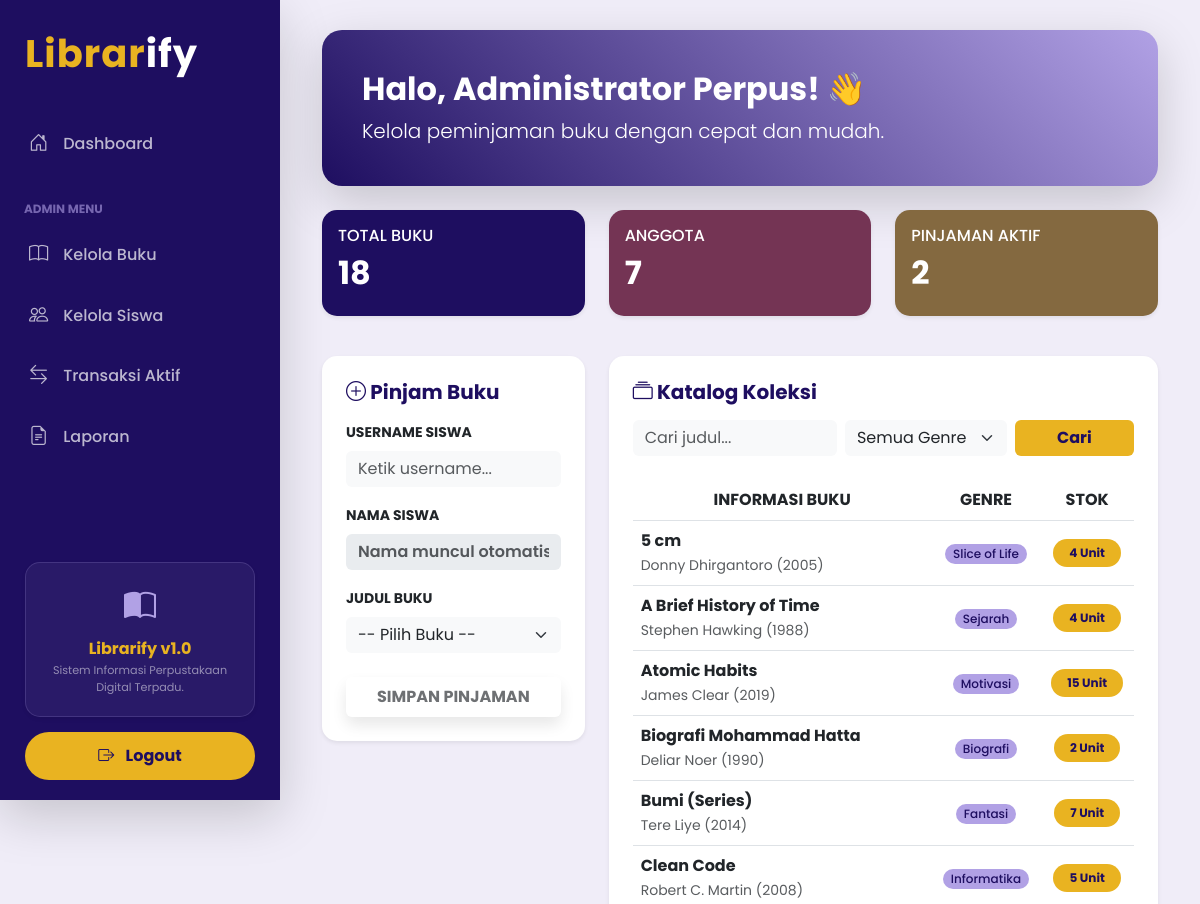
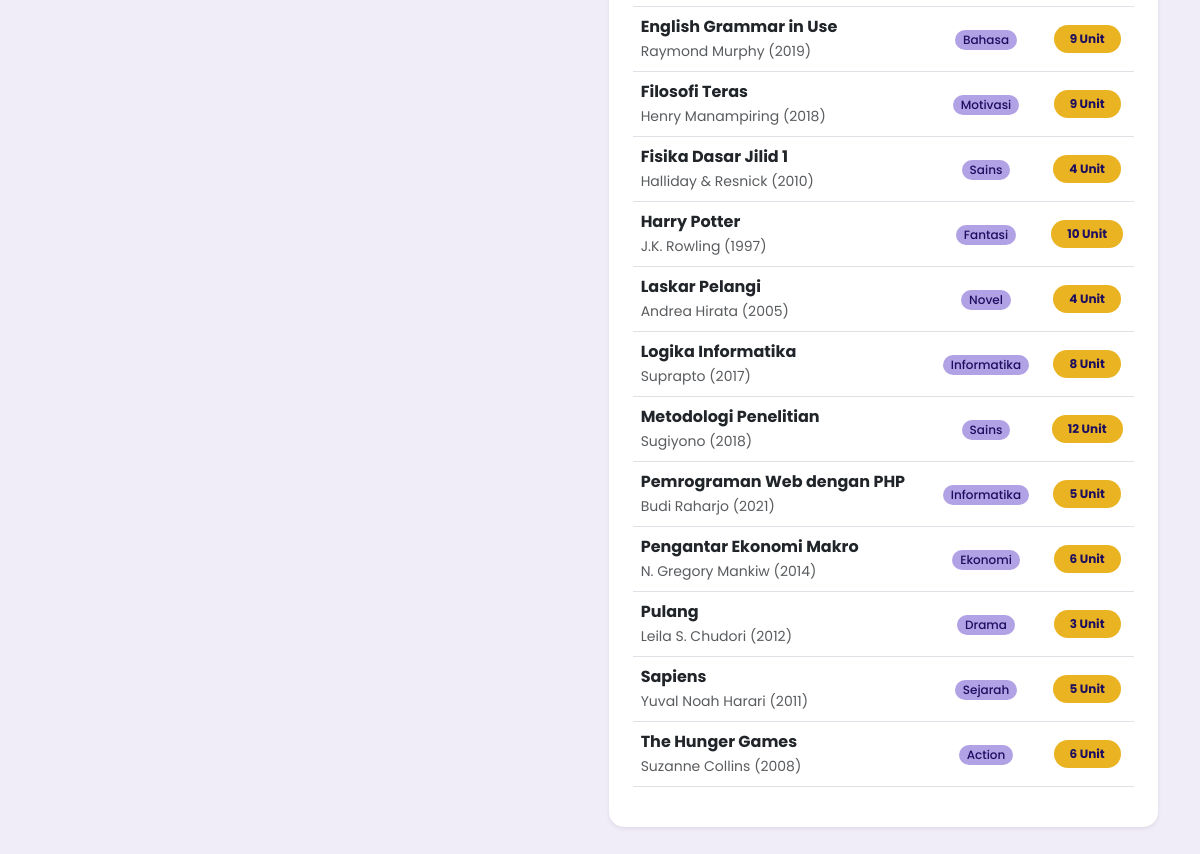
Page /get_siswa.php (signed in) on the committed database (2 pictures, top to bottom).
### tables this page shows
CREATE TABLE `buku` (
  `id_buku` varchar(20) NOT NULL,
  `judul` varchar(150) NOT NULL,
  `genre` varchar(50) NOT NULL,
  `pengarang` varchar(100) NOT NULL,
  `penerbit` varchar(100) NOT NULL,
  `tahun_terbit` varchar(4) NOT NULL,
  `stok` int(11) NOT NULL
);

### get_siswa.php (the view, shortened to what this page needs)
<?php
$level = isset($_SESSION['level']) ? $_SESSION['level'] : '';
$nama_user = $_SESSION['nama'];
include 'koneksi.php';
$keyword = isset($_GET['cari']) ? mysqli_real_escape_string($conn, $_GET['cari']) : '';
$sql_katalog = "SELECT * FROM buku WHERE 1=1";
$sql_katalog .= " ORDER BY judul ASC";
$res = mysqli_query($conn, $sql_katalog);
if ($level == 'admin') {
    $total_buku = mysqli_fetch_assoc(mysqli_query($conn, "SELECT COUNT(*) as total FROM buku"))['total'];
    $total_siswa = mysqli_fetch_assoc(mysqli_query($conn, "SELECT COUNT(*) as total FROM anggota"))['total'];
    $pinjam_aktif = mysqli_fetch_assoc(mysqli_query($conn, "SELECT COUNT(*) as total FROM peminjaman WHERE status='pinjam'"))['total'];
} else {
    $pinjam_saya_res = mysqli_query($conn, "SELECT COUNT(*) as total FROM peminjaman JOIN anggota ON peminjaman.id_anggota = anggota.id_anggota WHERE anggota.nama = '$nama_user' AND status='pinjam'");
    $pinjam_saya = mysqli_fetch_assoc($pinjam_saya_res)['total'];
}
?>
<!DOCTYPE html>
<html lang="id">
<head>
    <link rel="stylesheet" href="https://cdn.jsdelivr.net/npm/bootstrap@5.3.0/dist/css/bootstrap.min.css">
    <link rel="stylesheet" href="https://cdn.jsdelivr.net/npm/bootstrap-icons@1.11.0/font/bootstrap-icons.css">
</head>
<body>
    <?php include 'menu.php'; ?>
    <div class="container pb-5">
        <div class="welcome-section shadow-lg mb-4">
            <h2 class="fw-bold">Halo, <?= $nama_user; ?>! 👋</h2>
            <p class="lead mb-0">Kelola peminjaman buku dengan cepat dan mudah.</p>
        </div>
        <div class="row mb-4">
            <?php if ($level == 'admin') : ?>
                <div class="col-md-4">
                    <div class="card card-stat p-3 shadow-sm mb-3" style="background-color: #1e0e60;">
                        <h6>TOTAL BUKU</h6>
                        <h2 class="fw-bold"><?= $total_buku; ?></h2>
                    </div>
                </div>
                <div class="col-md-4">
                    <div class="card card-stat p-3 shadow-sm mb-3" style="background-color: #743454;">
                        <h6>ANGGOTA</h6>
                        <h2 class="fw-bold"><?= $total_siswa; ?></h2>
                    </div>
                </div>
                <div class="col-md-4">
                    <div class="card card-stat p-3 shadow-sm mb-3" style="background-color: #846940;">
                        <h6>PINJAMAN AKTIF</h6>
                        <h2 class="fw-bold"><?= $pinjam_aktif; ?></h2>
                    </div>
                </div>
            <?php endif; ?>
        </div>
        <div class="row align-items-start">
            <?php if ($level == 'admin') : ?>
                <div class="col-md-4 mb-4">
                    <div class="card shadow-sm p-4">
                        <h5 class="fw-bold mb-3" style="color: #1e0e60;"><i class="bi bi-plus-circle"></i> Pinjam Buku</h5>
                        <form action="proses_pinjam.php" method="POST">
                            <div class="mb-3">
                                <label class="form-label small fw-bold">USERNAME SISWA</label>
                                <input type="text" id="input_username" class="form-control border-0 bg-light" placeholder="Ketik username..." required autocomplete="off">
                            </div>
                            <div class="mb-3">
                                <label class="form-label small fw-bold">NAMA SISWA</label>
                                <input type="text" id="display_nama" class="form-control border-0 input-readonly" placeholder="Nama muncul otomatis..." readonly>
                            </div>
                            <div class="mb-4">
                                <label class="form-label small fw-bold">JUDUL BUKU</label>
                                <select name="id_buku" class="form-select bg-light border-0" required>
                                    <option value="">-- Pilih Buku --</option>
                                </select>
                            </div>
                            <button type="submit" id="btn_submit" class="btn btn-custom w-100 py-2 shadow" disabled>SIMPAN PINJAMAN</button>
                        </form>
                    </div>
                </div>
            <?php endif; ?>
            <div class="<?= ($level == 'admin') ? 'col-md-8' : 'col-md-12'; ?>">
                <div class="card shadow-sm p-4">
                    <div class="mb-4">
                        <h5 class="fw-bold" style="color: #1e0e60;"><i class="bi bi-collection"></i> Katalog Koleksi</h5>
                        <form method="GET" class="row g-2 mt-2">
                            <div class="col-md-5"><input type="text" name="cari" class="form-control border-0 bg-light" placeholder="Cari judul..." value="<?= htmlspecialchars($keyword); ?>"></div>
                            <div class="col-md-4">
                                <select name="genre" class="form-select border-0 bg-light">
                                    <option value="">Semua Genre</option>
                                </select>
                            </div>
                            <div class="col-md-3"><button type="submit" class="btn btn-custom w-100">Cari</button></div>
                        </form>
                    </div>
                    <div class="table-responsive">
                        <table class="table table-hover align-middle">
                            <thead class="text-center" style="background-color: #1e0e60; color: white;">
                                <tr>
                                    <th>INFORMASI BUKU</th>
                                    <th>GENRE</th>
                                    <th>STOK</th>
                                </tr>
                            </thead>
                            <tbody>
                                <?php while ($row = mysqli_fetch_assoc($res)) :
                                    $badge = ($row['stok'] > 0) ? 'background-color: #e9b321; color: #1e0e60;' : 'background-color: #743454; color: white;';
                                ?>
                                    <tr>
                                        <td>
                                            <div class="fw-bold"><?= $row['judul']; ?></div><small class="text-muted"><?= $row['pengarang']; ?> (<?= $row['tahun_terbit']; ?>)</small>
                                        </td>
                                        <td class="text-center"><span class="badge rounded-pill badge-genre"><?= $row['genre']; ?></span></td>
                                        <td class="text-center"><span class="badge rounded-pill px-3 py-2" style="<?= $badge ?>"><?= $row['stok']; ?> Unit</span></td>
                                    </tr>
                                <?php endwhile; ?>
                            </tbody>
                        </table>
                    </div>
                </div>
            </div>
        </div>
    </div>
    </div>
</body>
</html>

### get_siswa.php (style rules this page uses)
body { font-family: 'Poppins', sans-serif; background-color: #f0edf8; }
.welcome-section { background: linear-gradient(45deg, #1e0e60, #b1a1e5); color: white; padding: 40px; border-radius: 20px; }
.card-stat { border: none; border-radius: 15px; color: white; transition: 0.3s; }
.card { border: none; border-radius: 15px; }
.btn-custom { background-color: #e9b321; color: #1e0e60; font-weight: bold; border: none; }
.badge-genre { background-color: #b1a1e5; color: #1e0e60; font-weight: 500; }
.input-readonly { background-color: #e9ecef !important; font-weight: 600; color: #1e0e60; }

### menu.php (style rules this page uses)
body { display: flex; min-height: 100vh; overflow-x: hidden; }

### rows in the picture
buku: judul "5 cm", pengarang "Donny Dhirgantoro", tahun_terbit "2005", genre "Slice of Life", stok "4"
buku: judul "A Brief History of Time", pengarang "Stephen Hawking", tahun_terbit "1988", genre "Sejarah", stok "4"
buku: judul "Atomic Habits", pengarang "James Clear", tahun_terbit "2019", genre "Motivasi", stok "15"
buku: judul "Biografi Mohammad Hatta", pengarang "Deliar Noer", tahun_terbit "1990", genre "Biografi", stok "2"
buku: judul "Bumi (Series)", pengarang "Tere Liye", tahun_terbit "2014", genre "Fantasi", stok "7"
buku: judul "Clean Code", pengarang "Robert C. Martin", tahun_terbit "2008", genre "Informatika", stok "5"
buku: judul "English Grammar in Use", pengarang "Raymond Murphy", tahun_terbit "2019", genre "Bahasa", stok "9"
buku: judul "Filosofi Teras", pengarang "Henry Manampiring", tahun_terbit "2018", genre "Motivasi", stok "9"
buku: judul "Fisika Dasar Jilid 1", pengarang "Halliday & Resnick", tahun_terbit "2010", genre "Sains", stok "4"
buku: judul "Harry Potter", pengarang "J.K. Rowling", tahun_terbit "1997", genre "Fantasi", stok "10"
buku: judul "Laskar Pelangi", pengarang "Andrea Hirata", tahun_terbit "2005", genre "Novel", stok "4"
buku: judul "Logika Informatika", pengarang "Suprapto", tahun_terbit "2017", genre "Informatika", stok "8"
buku: judul "Metodologi Penelitian", pengarang "Sugiyono", tahun_terbit "2018", genre "Sains", stok "12"
buku: judul "Pemrograman Web dengan PHP", pengarang "Budi Raharjo", tahun_terbit "2021", genre "Informatika", stok "5"
buku: judul "Pengantar Ekonomi Makro", pengarang "N. Gregory Mankiw", tahun_terbit "2014", genre "Ekonomi", stok "6"
buku: judul "Pulang", pengarang "Leila S. Chudori", tahun_terbit "2012", genre "Drama", stok "3"
buku: judul "Sapiens", pengarang "Yuval Noah Harari", tahun_terbit "2011", genre "Sejarah", stok "5"
buku: judul "The Hunger Games", pengarang "Suzanne Collins", tahun_terbit "2008", genre "Action", stok "6"

### other values in the picture
$nama_user "Administrator Perpus"
$total_buku "18"
$total_siswa "7"
$pinjam_aktif "2"
